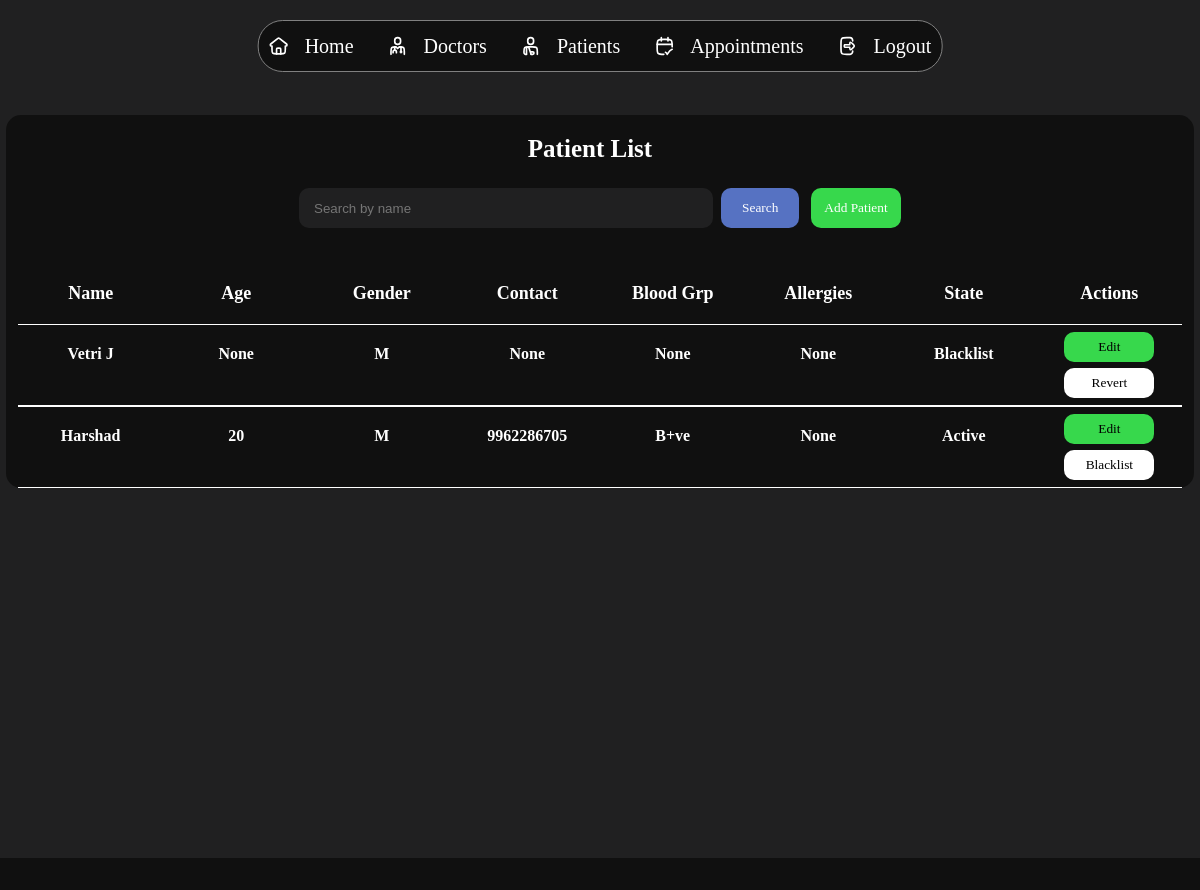
Before: /patient_list with the older database file.
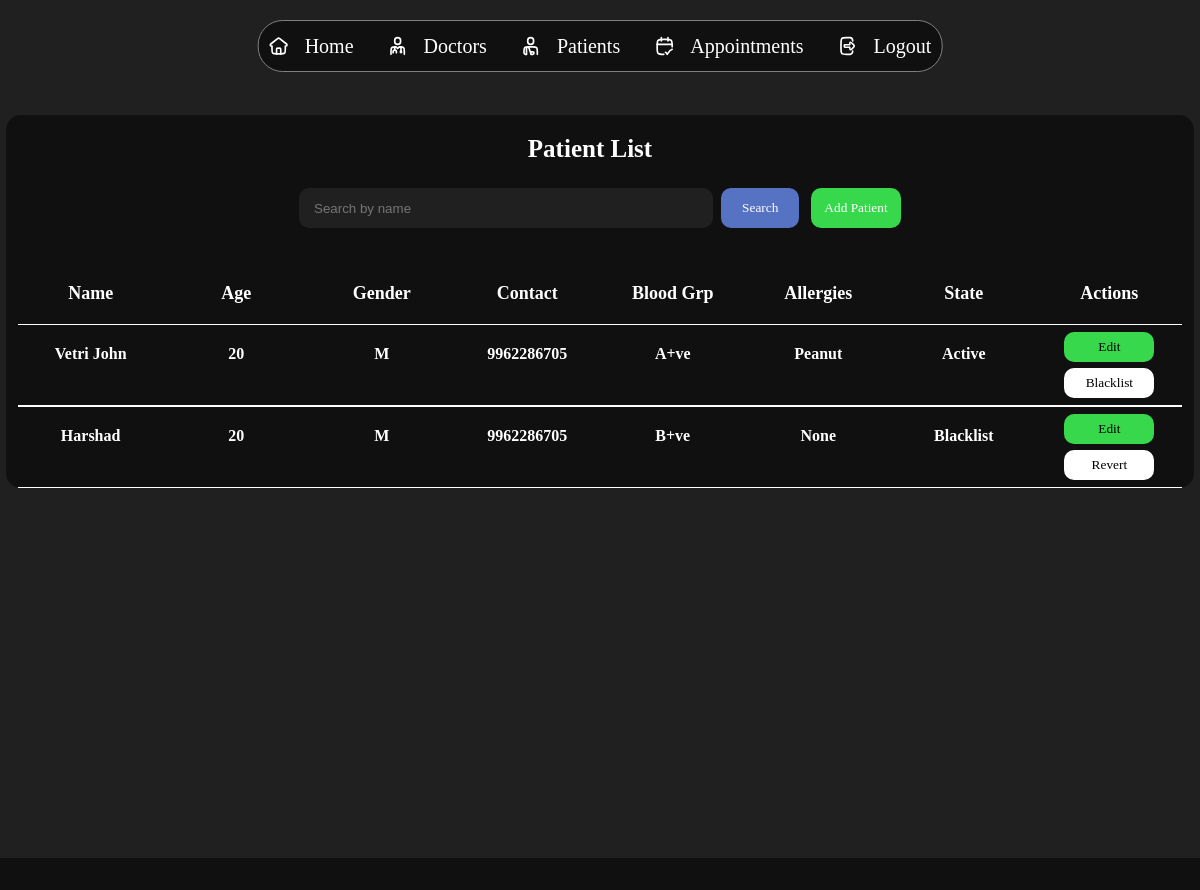
After: the same page with the newer database file.
### tables this page shows
CREATE TABLE PATIENTS(
                PATIENT_ID INTEGER PRIMARY KEY,
                PATIENT_NAME TEXT,
                AGE INTEGER,
                GENDER TEXT,
                ADDRESS TEXT,
                CONTACT TEXT,
                BLOOD_GRP TEXT,
                ALLERGIES TEXT,
                STATE TEXT,
                FOREIGN KEY (PATIENT_ID) REFERENCES USERS (USER_ID) ON DELETE CASCADE);

### app.py (the view)
@app.route('/patient_list')
def patient_list():
    name = request.args.get('name', '').strip()
    con=sqlite3.connect(database)
    cur=con.cursor()
    if name:
        cur.execute("SELECT * FROM PATIENTS WHERE PATIENT_NAME LIKE ? OR CONTACT LIKE ? OR PATIENT_ID LIKE ?", ('%'+name+'%','%'+name+'%','%'+name+'%'))
    else:
        cur.execute("SELECT * FROM PATIENTS")
    patienttab = cur.fetchall()
    con.close()
    return render_template("admin/patient.html",patienttab=patienttab, search=name)

### Templates/admin/patient.html (shortened to what the changed rows need)
<!DOCTYPE html>
<html lang="en">
<head>
    <link rel="stylesheet" href="{{ url_for('static', filename='css/admindash.css') }}">
</head>
<body>
    <section class="main">
        <div class="view" style="height: 96vh;">
            <div class="appointments">
                <h1 id="hmm">Patient List</h1>
                <div class="titlee">
                    <div class="patient">
                        <h1>Name</h1>
                    </div>
                    <div class="patient">
                        <h1>Age</h1>
                    </div>
                    <div class="patient">
                        <h1>Gender</h1>
                    </div>
                    <div class="patient">
                        <h1>Contact</h1>
                    </div>
                    <div class="patient">
                        <h1>Blood Grp</h1>
                    </div>
                    <div class="patient">
                        <h1>Allergies</h1>
                    </div>
                    <div class="patient">
                        <h1>State</h1>
                    </div>
                    <div class="doc">
                        <h1>Actions</h1>
                    </div>
                </div>
                {% for i in patienttab%}
                <div class="title">
                    <div class="patient">
                        <h1>{{i[1]}}</h1>
                    </div>
                    <div class="patient">
                        <h1>{{i[2]}}</h1>
                    </div>
                    <div class="patient">
                        <h1>{{i[3]}}</h1>
                    </div>
                    <div class="patient">
                        <h1>{{i[5]}}</h1>
                    </div>
                    <div class="patient">
                        <h1>{{i[6]}}</h1>
                    </div>
                    <div class="patient">
                        <h1>{{i[7]}}</h1>
                    </div>
                    <div class="patient">
                        <h1>{{i[8]}}</h1>
                    </div>
                    <div class="stat" style="display: flex; flex-direction: column; justify-content: space-evenly; align-items: center; ">
                        <a href="{{ url_for('editpat', patient_id=i[0]) }}" style="text-decoration:none;">
                            <button style="background-color: #37d84c;">Edit</button>
                        </a>
                        {% if i[8] == 'Blacklist' %}
                                <form action="{{url_for('unbanpat',patient_id=i[0])}}" method="post">
                                    <button type="submit" style="background-color: rgb(255, 255, 255);">Revert</button>
                                </form>
                        {% else %}
                                <form action="{{url_for('blacklistpat',patient_id=i[0])}}" method="post">
                                    <button type="submit" style="background-color: rgb(255, 255, 255);">Blacklist</button>
                                </form>
                        {% endif %}
                    </div>
                </div>
                {% endfor %}
            </div>
        </div>
    </section>
</body>
</html>

Changed rows visible on the page:
changed PATIENTS: PATIENT_NAME "Vetri J" → "Vetri John"; AGE "None" → "20"; CONTACT "None" → "9962286705"; BLOOD_GRP "None" → "A+ve"; ALLERGIES "None" → "Peanut"; STATE "Blacklist" → "Active"; STATE "Revert" → "Blacklist"
changed PATIENTS "Harshad": STATE "Active" → "Blacklist"; STATE "Blacklist" → "Revert"
